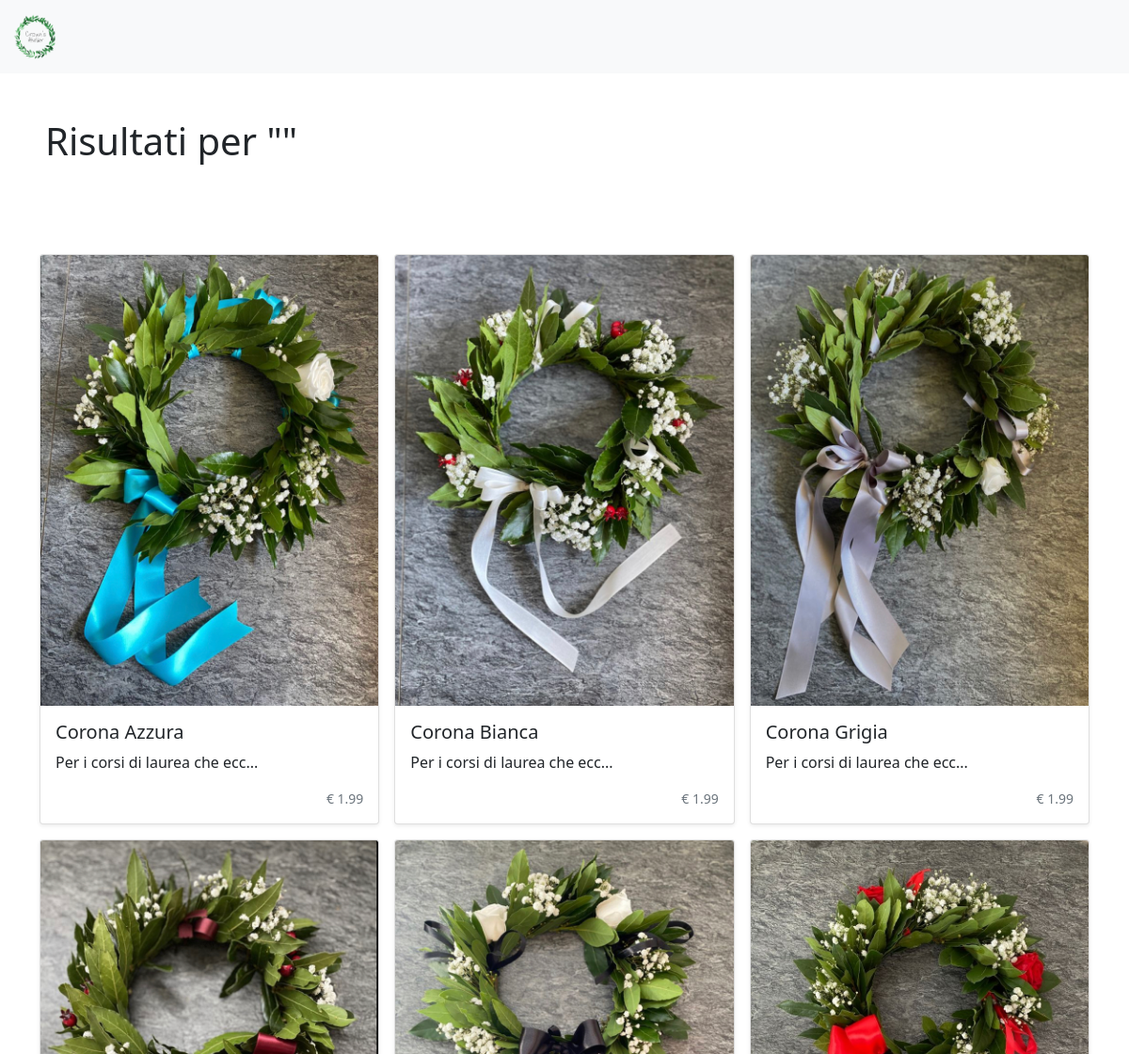
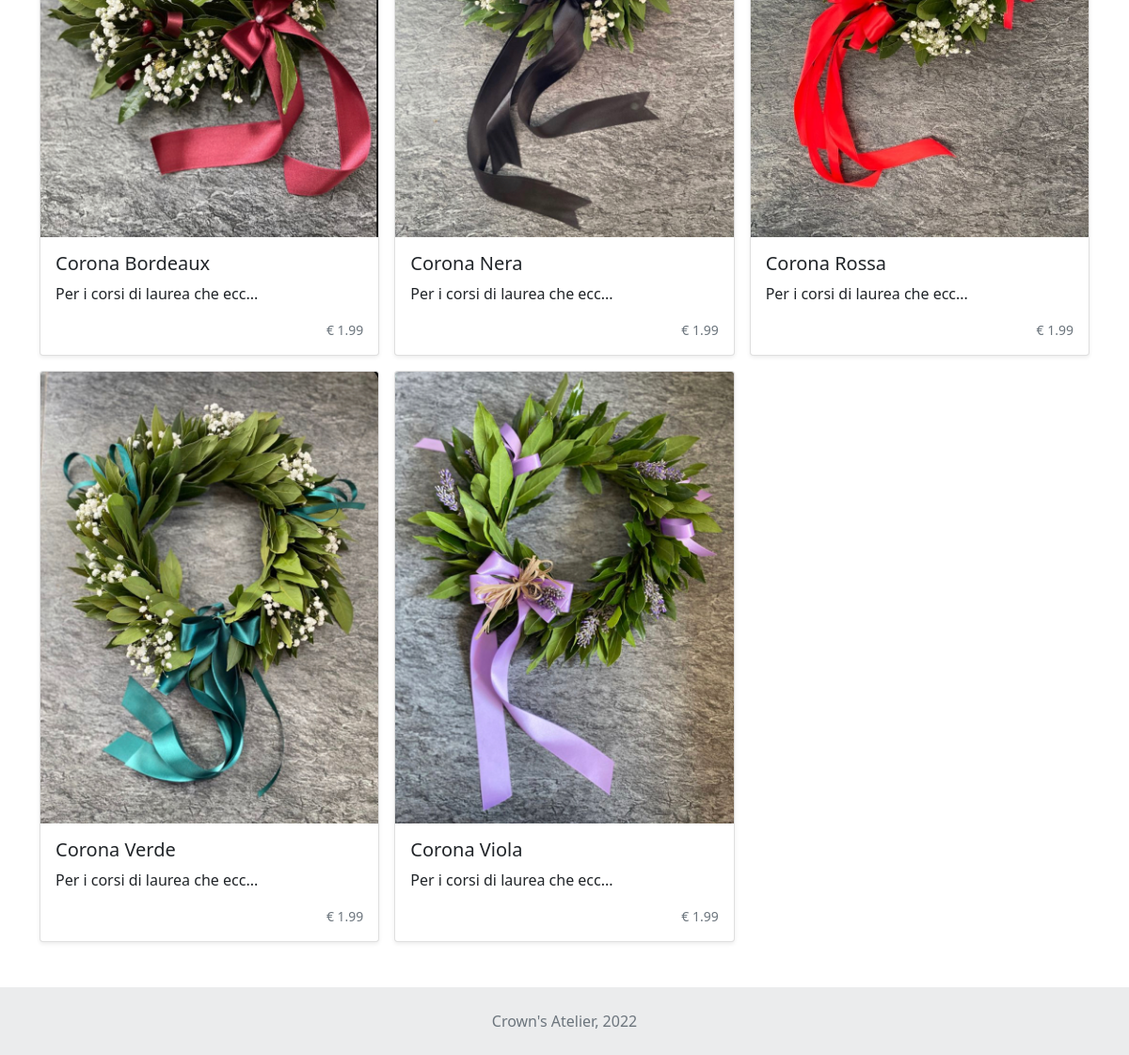
The app's page /lista-prodotti-categoria.php?id=1 (signed in) with its own data (2 pictures, top to bottom).
### tables this page shows
CREATE TABLE `prodotti_forniti` (
  `idFornitore` int NOT NULL,
  `idProdotto` int NOT NULL,
  `prezzo` float NOT NULL,
  `qntFornita` int NOT NULL,
  PRIMARY KEY (`idFornitore`,`idProdotto`),
  KEY `fk_prodotti_forniti_email_idx` (`idFornitore`),
  KEY `fk_prodotti_forniti_idProdotto_idx` (`idProdotto`),
  CONSTRAINT `fk_prodotti_forniti_email` FOREIGN KEY (`idFornitore`) REFERENCES `utenti` (`idUtente`),
  CONSTRAINT `fk_prodotti_forniti_idProdotto` FOREIGN KEY (`idProdotto`) REFERENCES `prodotti` (`idProdotto`)
);

CREATE TABLE `prodotti` (
  `idProdotto` int NOT NULL AUTO_INCREMENT,
  `nome` varchar(512) NOT NULL,
  `descrizione` varchar(512) NOT NULL,
  `imgURL` varchar(150) NOT NULL,
  `categoria` int NOT NULL,
  PRIMARY KEY (`idProdotto`),
  KEY `fk_prodotti_categoria_idx` (`categoria`),
  CONSTRAINT `fk_prodotti_categoria` FOREIGN KEY (`categoria`) REFERENCES `categorie` (`idCategoria`)
);

### lista-prodotti-categoria.php (called while the page is built, shortened)
<?php
require_once 'start.php';
$templateParams["titolo"] = "Crown's Atelier - Categoria";
if(isUserLoggedIn()){
    $templateParams["nav"] = "navbar.php";
} else {
    $templateParams["nav"] = "navbar-login.php";
}
$templateParams["nome"] = "listaProdotti.php";
if(isset($_GET["id"])){
    $templateParams["prodotti"] = $dbh-> getProductByCategory($_GET["id"]);
}
require 'template/base.php';
?>

### db/database.php (called while the page is built, shortened)
<?php
class DatabaseHelper{
    private $db;
    public function __construct($servername, $username, $password, $dbname, $port){
        $this->db = new mysqli($servername, $username, $password, $dbname, $port);
    }
    public function getProductByCategory($idcategory){
        $query = "SELECT *
        FROM prodotti, prodotti_forniti
        WHERE prodotti.idProdotto = prodotti_forniti.idProdotto
        AND prodotti.categoria = ?
        AND prodotti_forniti.prezzo IN ( SELECT min(p.prezzo)
                                            FROM prodotti_forniti p
                                            GROUP BY p.idProdotto )";
        $stmt = $this->db->prepare($query);
        $stmt->bind_param('i',$idcategory);
        $stmt->execute();
        $result = $stmt->get_result();
        return $result->fetch_all(MYSQLI_ASSOC);
    }
}
?>

### start.php (called while the page is built, shortened)
<?php
require_once("db/database.php");
$dbh = new DatabaseHelper("127.0.0.1", "root", "root", "my_crownsatelier", 3306);
?>

### template/listaProdotti.php (the view, shortened to what this page needs)
<main>
<div class="m-5">
    <h1>Risultati per "<?php echo $templateParams["search"]; ?>"</h1>
</div>
<div class="album py-5">
    <div class="container">
        <div class="row row-cols-1 row-cols-md-3 g-3">
        <?php foreach($templateParams["prodotti"] as $prodotto): ?>
            <div class="col d-none d-md-flex">
                <div class="card shadow-sm">
                    <img src="./resources/img/products/<?php echo $prodotto['imgURL'];?>" class="card-img-top" alt=""/>
                    <div class="card-body">
                        <h5 class="card-title"><?php echo $prodotto['nome'];?></h5>
                        <p class="card-text"><?php echo $prodotto['descrizione'];?></p>
                        <div class="d-flex justify-content-end align-items-center">
                            <small class="text-muted">€ <?php echo $prodotto['prezzo'];?></small>
                        </div>
                    </div>
                </div>
            </div>
        <?php endforeach;?>
        </div>
    </div>
</div>
</main>

### records on screen
prodotti_forniti: idProdotto.imgURL (picture), idProdotto.nome "Corona Azzura", idProdotto.descrizione "Per i corsi di laurea che ecc...", prezzo "1.99"
prodotti_forniti: idProdotto.imgURL (picture), idProdotto.nome "Corona Bianca", idProdotto.descrizione "Per i corsi di laurea che ecc...", prezzo "1.99"
prodotti_forniti: idProdotto.imgURL (picture), idProdotto.nome "Corona Grigia", idProdotto.descrizione "Per i corsi di laurea che ecc...", prezzo "1.99"
prodotti_forniti: idProdotto.imgURL (picture), idProdotto.nome "Corona Bordeaux", idProdotto.descrizione "Per i corsi di laurea che ecc...", prezzo "1.99"
prodotti_forniti: idProdotto.imgURL (picture), idProdotto.nome "Corona Nera", idProdotto.descrizione "Per i corsi di laurea che ecc...", prezzo "1.99"
prodotti_forniti: idProdotto.imgURL (picture), idProdotto.nome "Corona Rossa", idProdotto.descrizione "Per i corsi di laurea che ecc...", prezzo "1.99"
prodotti_forniti: idProdotto.imgURL (picture), idProdotto.nome "Corona Verde", idProdotto.descrizione "Per i corsi di laurea che ecc...", prezzo "1.99"
prodotti_forniti: idProdotto.imgURL (picture), idProdotto.nome "Corona Viola", idProdotto.descrizione "Per i corsi di laurea che ecc...", prezzo "1.99"
